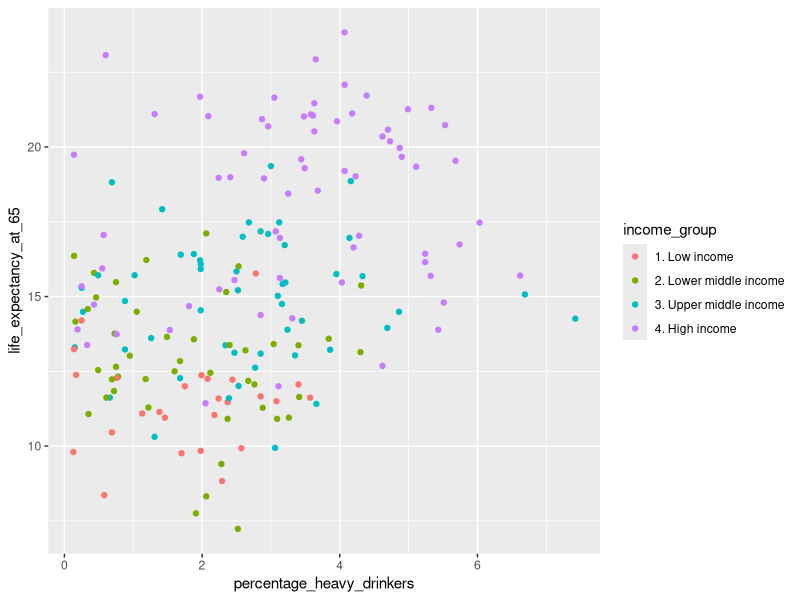
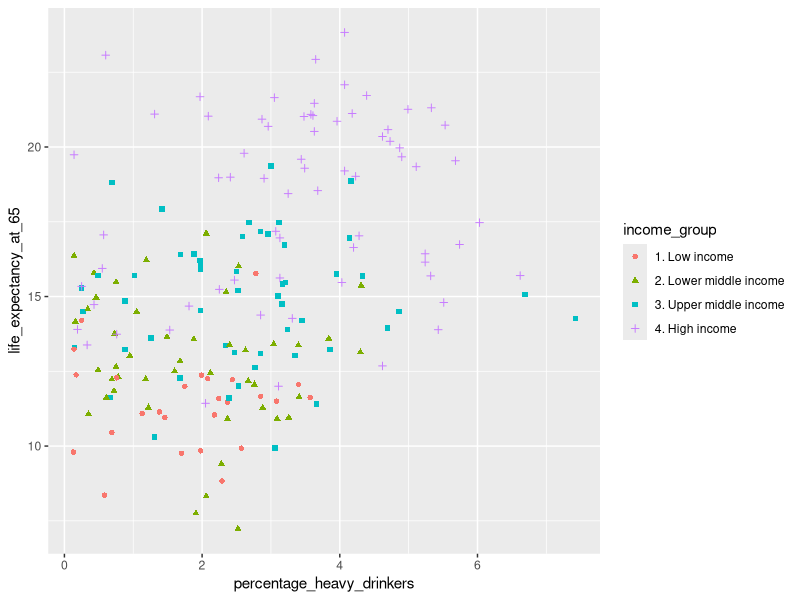
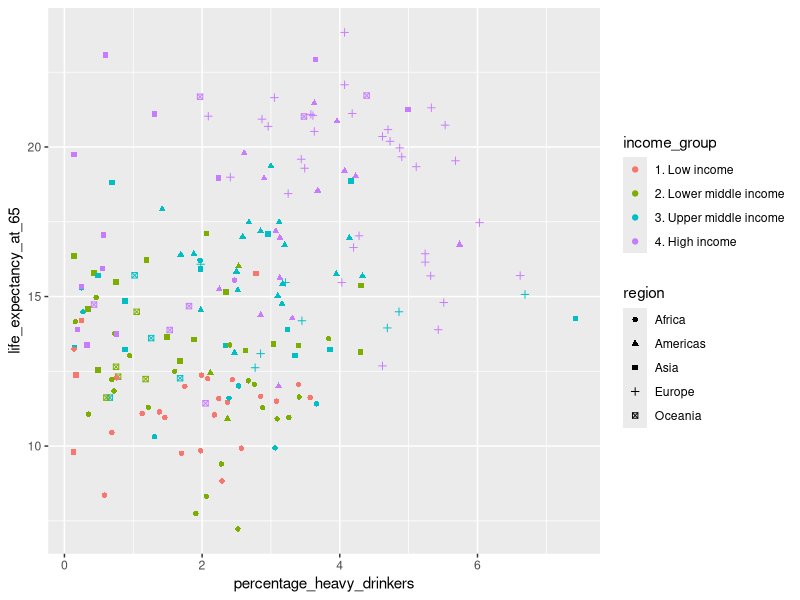
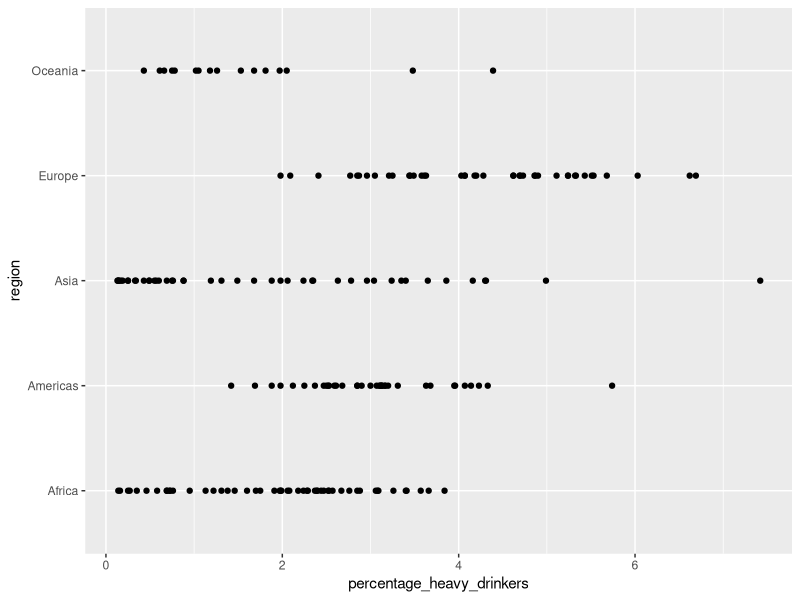
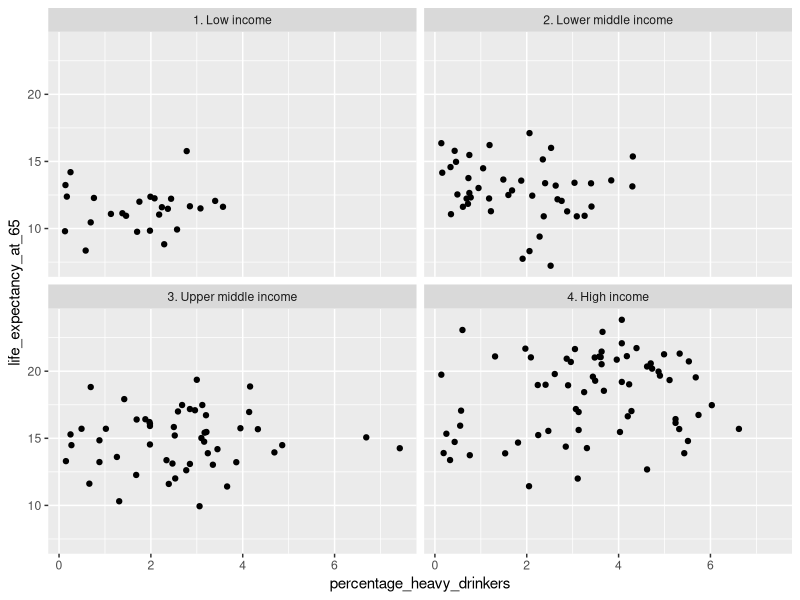
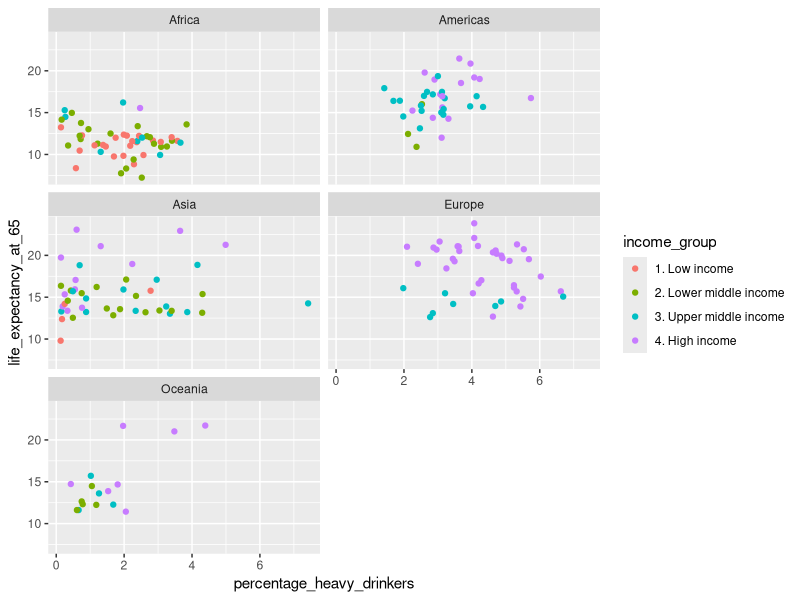

These figures' R source, in order:
## ---- chunk 1
#| label: grouping-tidyverse-setup
#| echo: false
#| output: false
# Tidyverse is so noisy when imported the first time, so let's do it here in silence
library(tidyverse)
options(readr.show_col_types = FALSE)
## ---- chunk 2
#| label: income-color-gg
library(tidyverse)


income_df <- read_csv('data/income_lifeexp_alcohol.csv')

ggplot(income_df, aes(
        x = percentage_heavy_drinkers,
        y = life_expectancy_at_65,
        color = income_group
    )) +
    geom_point()
## ---- chunk 3
#| label: income-shape-gg
ggplot(income_df) +
    aes(
        x = percentage_heavy_drinkers,
        y = life_expectancy_at_65,
        color = income_group,
        shape = income_group
    ) +
    geom_point()
## ---- chunk 4
#| label: income-region-gg
ggplot(income_df) +
    aes(
        x = percentage_heavy_drinkers,
        y = life_expectancy_at_65,
        color = income_group,
        shape = region
    ) +
    geom_point()
## ---- chunk 5
#| label: region-position-gg
ggplot(income_df) +
    aes(
        x = percentage_heavy_drinkers,
        y = region,
    ) +
    geom_point()
## ---- chunk 6
#| label: income-facets-gg
ggplot(income_df) +
    aes(
        x = percentage_heavy_drinkers,
        y = life_expectancy_at_65
    ) +
    geom_point() +
    facet_wrap(vars(income_group), ncol = 2)
## ---- chunk 7
#| label: region-facets-gg
ggplot(income_df) +
    aes(
        x = percentage_heavy_drinkers,
        y = life_expectancy_at_65,
        color = income_group
    ) +
    geom_point() +
    facet_wrap(vars(region), ncol = 2)
